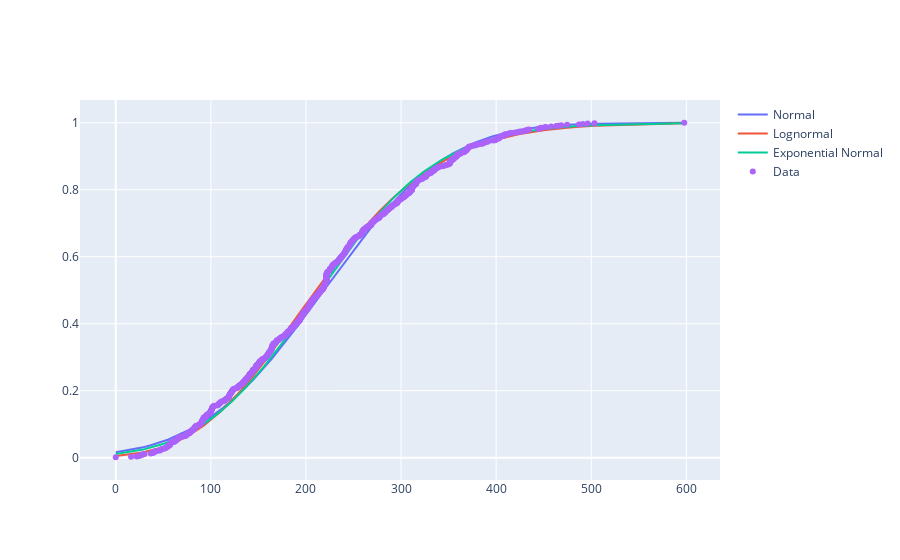

Notebook code cell kept with this figure:
### Code cell
from scipy import stats

# Fit a normal distribution to the data
params_norm = stats.norm.fit(cc)
cdf_values_norm = stats.norm.cdf(sorted_cc, *params_norm)

# Fit a log-normal distribution to the data
params_lognorm = stats.lognorm.fit(cc)
cdf_values_lognorm = stats.lognorm.cdf(sorted_cc, *params_lognorm)
print(params_lognorm)

# # Fit an exponential distribution to the data
# params_expon = stats.expon.fit(cc)
# cdf_values_expon = stats.expon.cdf(sorted_cc, *params_expon)

# Fit an Exponential Normal distribution to the data
params_exponnorm = stats.exponnorm.fit(cc)
cdf_values_exponnorm = stats.exponnorm.cdf(sorted_cc, *params_exponnorm)


fig = go.Figure()
fig.add_trace(go.Scatter(x=sorted_cc, y=cdf_values_norm, mode="lines", name="Normal"))
fig.add_trace(go.Scatter(x=sorted_cc, y=cdf_values_lognorm, mode="lines", name="Lognormal"))
# fig.add_trace(go.Scatter(x=sorted_cc, y=cdf_values_expon, mode="lines", name="Exponential"))
fig.add_trace(go.Scatter(x=sorted_cc, y=cdf_values_exponnorm, mode="lines", name="Exponential Normal"))
fig.add_trace(go.Scatter(x=sorted_cc, y=cdf, mode="markers", name="Data"))
fig.show()

### Figure 1 — Plotly figure (JSON) as saved in the notebook; plotly's stock layout.template omitted (floating-point values rounded to 4 significant figures; data arrays with more than 128 entries replaced by an {"elided": "..."} marker saying what was removed)
{"data": [{"mode": "lines", "name": "Normal", "type": "scatter", "x": {"elided": "808 float values"}, "y": {"elided": "808 float values"}}, {"mode": "lines", "name": "Lognormal", "type": "scatter", "x": {"elided": "808 float values"}, "y": {"elided": "808 float values"}}, {"mode": "lines", "name": "Exponential Normal", "type": "scatter", "x": {"elided": "808 float values"}, "y": {"elided": "808 float values"}}, {"mode": "markers", "name": "Data", "type": "scatter", "x": {"elided": "808 float values"}, "y": {"elided": "808 float values"}}], "layout": {}}
